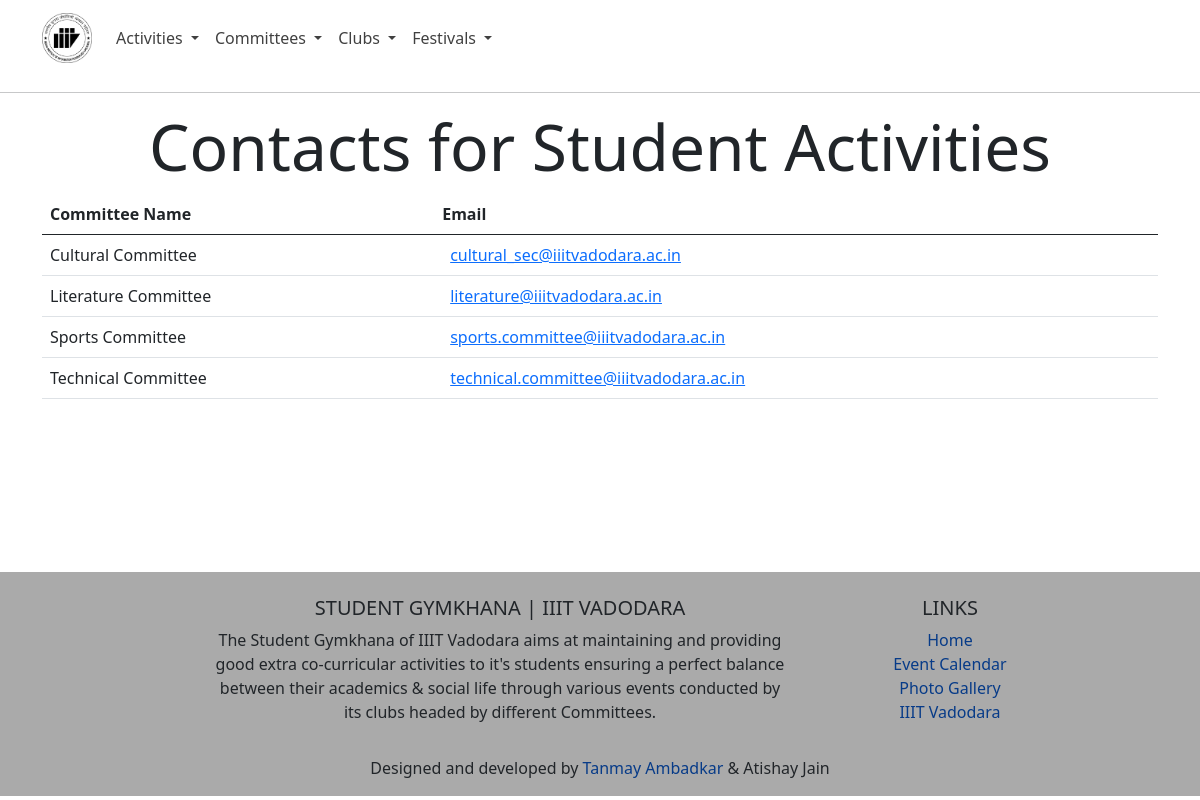
The app's page /contact with its own data.
### committees/models.py (models this page shows, shortened)
class Committee(models.Model):
    user = models.OneToOneField(User, on_delete=models.CASCADE, null=True)
    name = models.CharField(max_length=255)
    slug = models.SlugField(max_length=255, primary_key=True)
    logo = models.ImageField(upload_to="logos/", null = True, blank=True)
    about = models.TextField()
    achievement = models.TextField(blank=True, null=True)
    mail = models.EmailField(null = True, blank=True)

### homepage/views.py (the view)
# urls.py: path('contact', ContactView.as_view(), name="contact"),
class ContactView(TemplateView):
    template_name = 'homepage/contact.html'
    def get_context_data(self, **kwargs):
        context = super(ContactView, self).get_context_data(**kwargs)
        context['committees'] = Committee.objects.all().order_by('slug')
        return context

### context_processors/context_processors.py (called while the page is built)
def get_clubs(request):
    clubs = Club.objects.all().order_by('name')
    return {"clubs_base": clubs}

def get_committees(request):
    committees = Committee.objects.all()
    return {"committees": committees}

def get_fests(request):
    fests = Festival.objects.all()
    return {"fests": fests}

### homepage/templates/homepage/contact.html (shortened to what this page needs)
{% extends "homepage/base.html" %}
{%  load static %}
{% block main %}
<hr>
<div class="text-center">
    <h1 style="text-center" class="display-3">Contacts for Student Activities</h1>
</div>
<div class="container">
    <div class="tab-pane" id="comm" role="tabpanel">
        <table class="table">
          <thead>
            <tr>
              <th scope="col">Committee Name</th>
              <th scope="col">Email</th>
            </tr>
          </thead>
          <tbody>
              {% for committee in committees %}
              <tr>
                <td>{{committee.name}}</td>
                <td><a href="mailto:{{committee.mail}}" class="p-2 text-wrap">{{committee.mail}}</a></td>
              </tr>
              {% endfor %}
          </tbody>
        </table>
    </div>
</div>
{% endblock %}

### records on screen
Committee: name "Cultural Committee", mail "cultural_sec@iiitvadodara.ac.in"
Committee: name "Literature Committee", mail "literature@iiitvadodara.ac.in"
Committee: name "Sports Committee", mail "sports.committee@iiitvadodara.ac.in"
Committee: name "Technical Committee", mail "technical.committee@iiitvadodara.ac.in"
